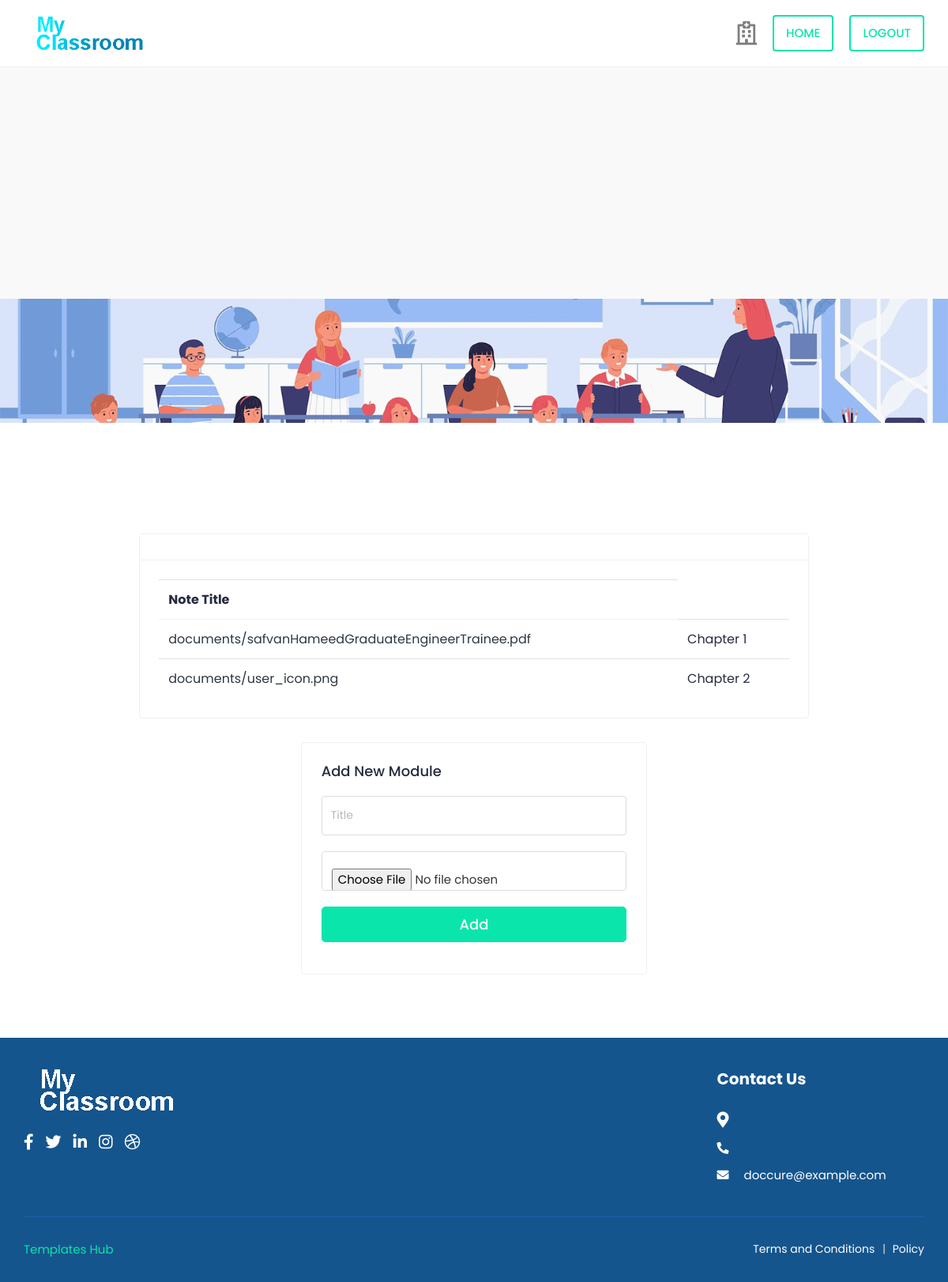
The app's page /App/notes/3 with its own data.
### myclassroomapp/models.py (models this page shows)
class notereg(models.Model):
    Userid = models.ForeignKey(UserReg, related_name='N_User_id', on_delete=models.CASCADE)
    moduleid = models.ForeignKey(modulereg, related_name='N_Module_id', on_delete=models.CASCADE)
    Note_title = models.CharField(max_length=50)
    notefile = models.FileField(upload_to='documents/')

### myclassroomapp/views.py (the view)
# urls.py: path('notes/<str:id>',views.viewnotes, name='view_notes'),
def viewnotes(request,id):
    request.session['mid'] = id
    data = notereg.objects.filter(moduleid=id).values()
    context = {
        'data': data
    }
    print(context)
    return render(request, 'notes.html', context)

### templates/notes.html (shortened to what this page needs)
{% load static %}
<html lang="en">
<head>
		<link rel="stylesheet" href="{% static '/assets/css/bootstrap.min.css'%}">
		<link rel="stylesheet" href="{% static '/assets/plugins/fontawesome/css/fontawesome.min.css'%}">
		<link rel="stylesheet" href="{% static '/assets/plugins/fontawesome/css/all.min.css'%}">
		<link rel="stylesheet" href="{% static '/assets/css/style.css'%}">
	</head>
	<body>
		<div class="main-wrapper">
			<header class="header">
				<nav class="navbar navbar-expand-lg header-nav">
					<div class="navbar-header">
						<a href="index-2.html" class="navbar-brand logo">
							<img src="{% static '/assets/img/logo.png'%}" class="img-fluid" alt="Logo">
						</a>
					</div>
					<ul class="nav header-navbar-rht">
						<li class="nav-item contact-item">
							<div class="header-contact-img">
								<i class="far fa-hospital"></i>
							</div>
						</li>
						<li class="nav-item">
							<a class="nav-link header-login" href="/App/home/"> home </a>
						</li>
						<li class="nav-item">
							<a class="nav-link header-login" href="/App/logout/">Logout </a>
						</li>
					</ul>
				</nav>
			</header>
			<section class="section section-search">
			</section>
			<section class="section section-specialities">
				<div class="container-fluid">
					<div class="row justify-content-center">
						<div class="col-md-9">
							<div class="card">
								<div class="card-header">
								</div>
								<div class="card-body">
									<div class="table-responsive">
										<table class="table table-hover mb-0">
											<thead>
												<tr>
													<th>Note Title</th>
												</tr>
											</thead>
											<tbody>
											{% for h in data %}
												<tr>
													<td><a href="http://127.0.0.1:8000/media/{{h.notefile}}" target="_blank">{{h.notefile}}</a></td>
													<td>{{h.Note_title}}</td>
												</tr>
											{% endfor %}
											</tbody>
										</table>
									</div>
								</div>
							</div>
							<div class="account-content">
								<div class="row align-items-center justify-content-center">
									<div class="col-md-12 col-lg-6 login-right">
										<div class="login-header">
											<h3>Add New Module</h3>
										</div>
										<form action="/App/notesdb/" method="POST" enctype="multipart/form-data">
											<div class="form-group form-focus">
												<input type="text" name="title" class="form-control floating">
												<label class="focus-label">Title</label>
											</div>
											<div class="form-group form-focus">
												<input type="file" name="file" class="form-control floating">
											</div>
											<button class="btn btn-primary btn-block btn-lg login-btn" type="submit">Add</button>
										</form>
									</div>
								</div>
							</div>
						</div>
					</div>
				</div>
			</section>
			<footer class="footer">
				<div class="footer-top">
					<div class="container-fluid">
						<div class="row">
							<div class="col-lg-3 col-md-6">
								<div class="footer-widget footer-about">
									<div class="footer-logo">
										<img src="{% static '/assets/img/footer-logo.png'%}" alt="logo">
									</div>
									<div class="footer-about-content">
										<div class="social-icon">
											<ul>
												<li>
													<a href="#" target="_blank"><i class="fab fa-facebook-f"></i> </a>
												</li>
												<li>
													<a href="#" target="_blank"><i class="fab fa-twitter"></i> </a>
												</li>
												<li>
													<a href="#" target="_blank"><i class="fab fa-linkedin-in"></i></a>
												</li>
												<li>
													<a href="#" target="_blank"><i class="fab fa-instagram"></i></a>
												</li>
												<li>
													<a href="#" target="_blank"><i class="fab fa-dribbble"></i> </a>
												</li>
											</ul>
										</div>
									</div>
								</div>
							</div>
							<div class="col-lg-3 col-md-6">
							</div>
							<div class="col-lg-3 col-md-6">
							</div>
							<div class="col-lg-3 col-md-6">
								<div class="footer-widget footer-contact">
									<h2 class="footer-title">Contact Us</h2>
									<div class="footer-contact-info">
										<div class="footer-address">
											<span><i class="fas fa-map-marker-alt"></i></span>
										</div>
										<p>
											<i class="fas fa-phone-alt"></i>
										</p>
										<p class="mb-0">
											<i class="fas fa-envelope"></i>
											doccure@example.com
										</p>
									</div>
								</div>
							</div>
						</div>
					</div>
				</div>
                <div class="footer-bottom">
					<div class="container-fluid">
						<div class="copyright">
							<div class="row">
								<div class="col-md-6 col-lg-6">
									<div class="copyright-text">
										<p class="mb-0"><a href="templateshub.net">Templates Hub</a></p>
									</div>
								</div>
								<div class="col-md-6 col-lg-6">
									<div class="copyright-menu">
										<ul class="policy-menu">
											<li><a href="term-condition.html">Terms and Conditions</a></li>
											<li><a href="privacy-policy.html">Policy</a></li>
										</ul>
									</div>
								</div>
							</div>
						</div>
					</div>
				</div>
			</footer>
	   </div>
	</body>
</html>

### records on screen
notereg: notefile "documents/safvanHameedGraduateEngineerTrainee.pdf", Note_title "Chapter 1"
notereg: notefile "documents/user_icon.png", Note_title "Chapter 2"
